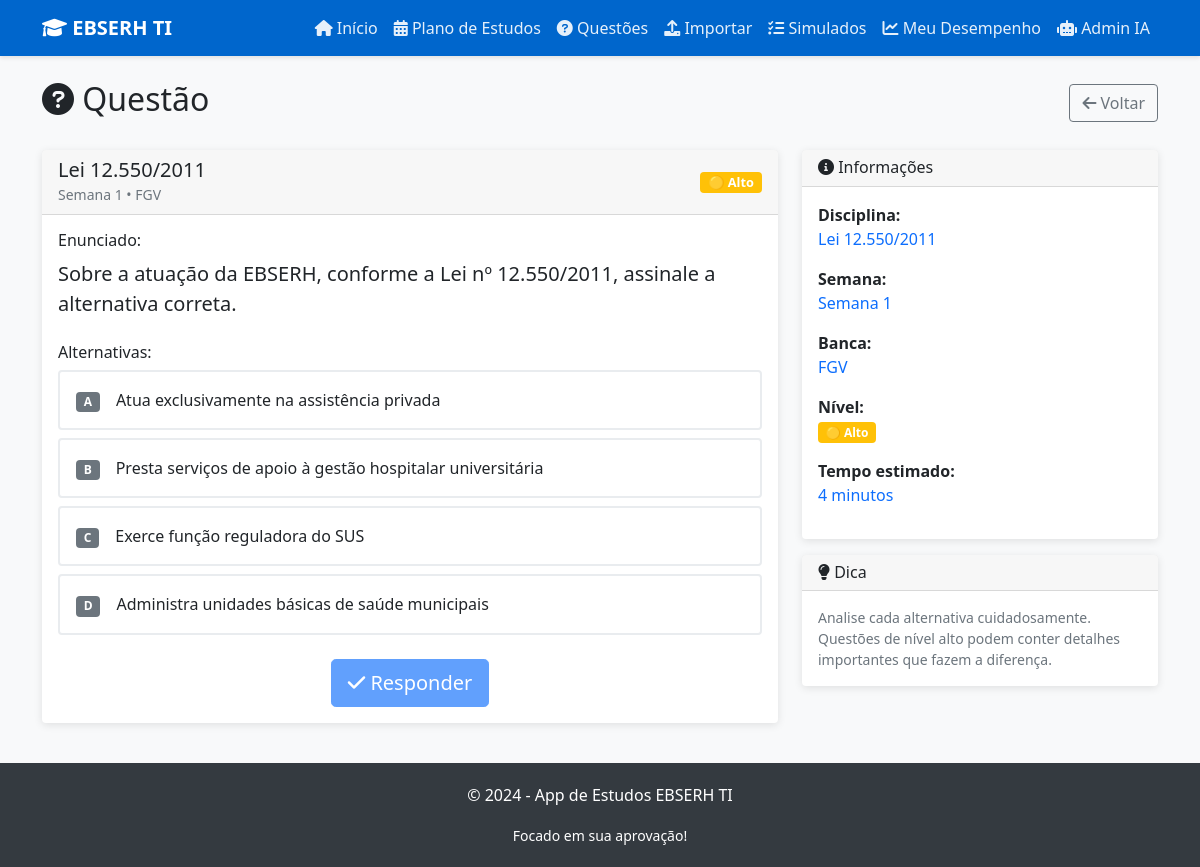
Page /questao/431 on the committed database.
### tables this page shows
CREATE TABLE questoes (
            id INTEGER PRIMARY KEY AUTOINCREMENT,
            disciplina TEXT NOT NULL,
            semana INTEGER NOT NULL,
            nivel TEXT NOT NULL CHECK (nivel IN ('Básico', 'Alto', 'Pegadinha')),
            banca TEXT NOT NULL,
            enunciado TEXT NOT NULL,
            alternativas TEXT NOT NULL,
            resposta_correta TEXT NOT NULL,
            comentario TEXT NOT NULL
        , tags TEXT, dificuldade_num INTEGER);

### app.py (the view)
@app.route('/questao/<int:questao_id>')
def questao_detalhe(questao_id):
    try:
        questao = execute_query('SELECT * FROM questoes WHERE id = ?', [questao_id], fetch_one=True)
        if questao is None:
            return "Questão não encontrada", 404
        return render_template('questao.html', questao=questao)
    except Exception as e:
        return jsonify({'error': str(e)}), 500

### app.py (called while the page is built)
@app.template_filter('from_json')
def from_json(value):
    import json
    return json.loads(value)

### templates/questao.html (shortened to what this page needs)
{% extends "base.html" %}
{% block content %}
<div class="row">
    <div class="col-12">
        <div class="d-flex justify-content-between align-items-center mb-4">
            <h2>
                <i class="fas fa-question-circle"></i> Questão
            </h2>
            <a href="{{ url_for('questoes') }}" class="btn btn-outline-secondary">
                <i class="fas fa-arrow-left"></i> Voltar
            </a>
        </div>
    </div>
</div>
<div class="row">
    <div class="col-lg-8">
        <div class="card">
            <div class="card-header d-flex justify-content-between align-items-center">
                <div>
                    <h5 class="mb-0">{{ questao.disciplina }}</h5>
                    <small class="text-muted">Semana {{ questao.semana }} • {{ questao.banca }}</small>
                </div>
                <span class="badge badge-nivel
                    {% if questao.nivel == 'Básico' %}bg-success
                    {% elif questao.nivel == 'Alto' %}bg-warning
                    {% else %}bg-danger{% endif %}">
                    {% if questao.nivel == 'Básico' %}🟢
                    {% elif questao.nivel == 'Alto' %}🟡
                    {% else %}🔴{% endif %}
                    {{ questao.nivel }}
                </span>
            </div>
            <div class="card-body">
                <div class="mb-4">
                    <h6>Enunciado:</h6>
                    <p class="lead">{{ questao.enunciado }}</p>
                </div>
                <div class="mb-4">
                    <h6>Alternativas:</h6>
                    <div id="alternativas-container">
                        {% set alternativas = questao.alternativas | from_json %}
                        {% for letra, texto in alternativas.items() %}
                        <div class="alternativa mb-2 p-3 rounded" data-letra="{{ letra }}" onclick="selecionarAlternativa('{{ letra }}')">
                            <div class="d-flex align-items-center">
                                <div class="me-3">
                                    <span class="badge bg-secondary">{{ letra }}</span>
                                </div>
                                <div>{{ texto }}</div>
                            </div>
                        </div>
                        {% endfor %}
                    </div>
                </div>
                <div class="text-center">
                    <button id="btn-responder" class="btn btn-primary btn-lg" onclick="responderQuestao()" disabled>
                        <i class="fas fa-check"></i> Responder
                    </button>
                </div>
            </div>
        </div>
    </div>
    <div class="col-lg-4">
        <div class="card">
            <div class="card-header">
                <h6 class="mb-0"><i class="fas fa-info-circle"></i> Informações</h6>
            </div>
            <div class="card-body">
                <div class="mb-3">
                    <strong>Disciplina:</strong><br>
                    <span class="text-primary">{{ questao.disciplina }}</span>
                </div>
                <div class="mb-3">
                    <strong>Semana:</strong><br>
                    <span class="text-primary">Semana {{ questao.semana }}</span>
                </div>
                <div class="mb-3">
                    <strong>Banca:</strong><br>
                    <span class="text-primary">{{ questao.banca }}</span>
                </div>
                <div class="mb-3">
                    <strong>Nível:</strong><br>
                    <span class="badge
                        {% if questao.nivel == 'Básico' %}bg-success
                        {% elif questao.nivel == 'Alto' %}bg-warning
                        {% else %}bg-danger{% endif %}">
                        {% if questao.nivel == 'Básico' %}🟢
                        {% elif questao.nivel == 'Alto' %}🟡
                        {% else %}🔴{% endif %}
                        {{ questao.nivel }}
                    </span>
                </div>
                <div class="mb-3">
                    <strong>Tempo estimado:</strong><br>
                    <span class="text-primary">
                        {% if questao.nivel == 'Básico' %}2 minutos
                        {% elif questao.nivel == 'Alto' %}4 minutos
                        {% else %}5 minutos{% endif %}
                    </span>
                </div>
            </div>
        </div>
        <div class="card mt-3">
            <div class="card-header">
                <h6 class="mb-0"><i class="fas fa-lightbulb"></i> Dica</h6>
            </div>
            <div class="card-body">
                <p class="small text-muted mb-0">
                    {% if questao.nivel == 'Básico' %}
                        Leia com atenção e escolha a alternativa mais direta. Questões básicas geralmente testam conceitos fundamentais.
                    {% elif questao.nivel == 'Alto' %}
                        Analise cada alternativa cuidadosamente. Questões de nível alto podem conter detalhes importantes que fazem a diferença.
                    {% else %}
                        Fique atento às pegadinhas! Leia cada palavra com cuidado e desconfie de alternativas que parecem "perfeitas demais".
                    {% endif %}
                </p>
            </div>
        </div>
    </div>
</div>
{% endblock %}

### templates/base.html (style rules this page uses)
:root { --primary-color: #0066cc; --secondary-color: #004499; --success-color: #28a745; --warning-color: #ffc107; --danger-color: #dc3545; --light-bg: #f8f9fa; }
body { background-color: var(--light-bg); font-family: 'Segoe UI', Tahoma, Geneva, Verdana, sans-serif; }
.btn-primary { background-color: var(--primary-color); border-color: var(--primary-color); }
.card { border: none; box-shadow: 0 2px 8px rgba(0,0,0,0.1); transition: transform 0.3s, box-shadow 0.3s; }
.alternativa { cursor: pointer; transition: all 0.3s; border: 2px solid #e9ecef; }
.badge-nivel { font-size: 0.8em; padding: 4px 8px; }

### rows in the picture
questoes: disciplina "Lei 12.550/2011", semana "1", banca "FGV", nivel "Alto", enunciado "Sobre a atuação da EBSERH, conforme a Lei nº 12.550/2011, assinale a alternativa correta."

### other values in the picture
{{ letra }} "A" "B" "C" "D"
{{ texto }} "Atua exclusivamente na assistência privada" "Presta serviços de apoio à gestão hospitalar universitária" "Exerce função reguladora do SUS" "Administra unidades básicas de saúde municipais"
